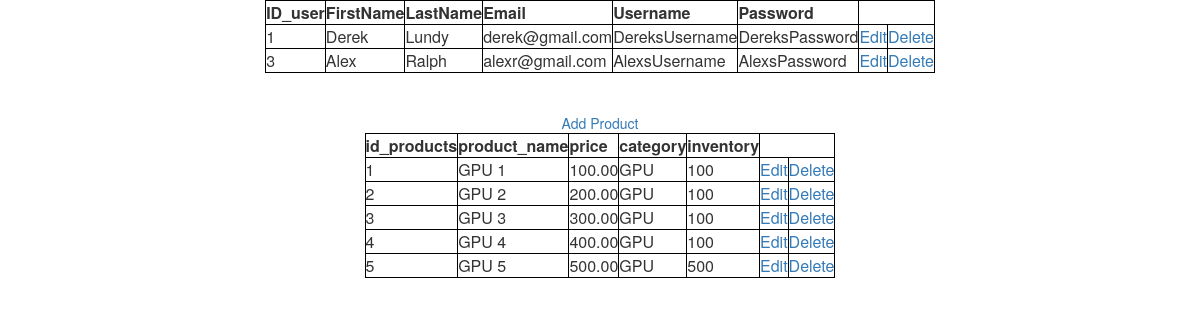
The app's page /Ecommerce_Test-4-16-20/pages/admin_home.php, older data.
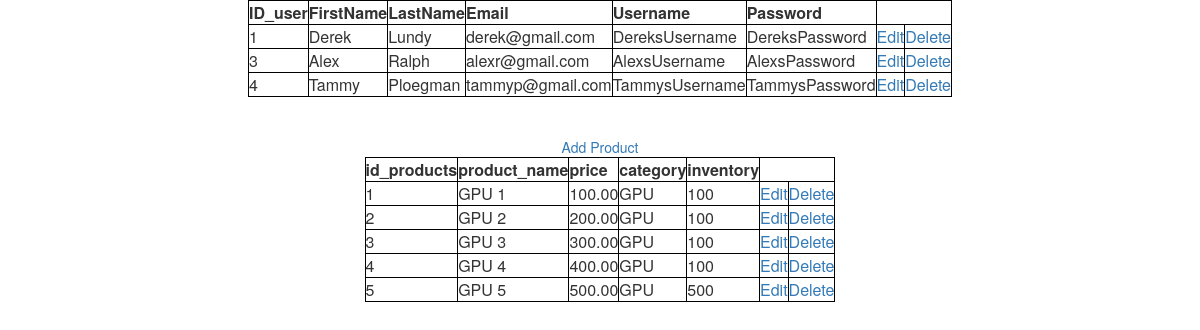
The same page, newer data.
### tables this page shows
CREATE TABLE `users` (
  `ID_user` int(11) NOT NULL,
  `FirstName` text NOT NULL,
  `LastName` text NOT NULL,
  `Email` text NOT NULL,
  `Username` text NOT NULL,
  `Password` text NOT NULL
);

CREATE TABLE `tbl_ecommerce` (
  `id_products` int(11) NOT NULL,
  `product_name` varchar(100) NOT NULL,
  `price` decimal(10,2) NOT NULL,
  `image_name` varchar(100) NOT NULL,
  `short_description` varchar(100) NOT NULL,
  `long_description` text NOT NULL,
  `category` varchar(100) NOT NULL,
  `inventory` int(11) NOT NULL
);

### Ecommerce_Test-4-16-20/classes/db_connect.php (called while the page is built, shortened)
<?php
class db_connect
{
    public static $instance = null;
    function connect()
    {
        $this->dbhost = 'localhost';
        $this->dbuser = 'root';
        $this->dbpass = 'root';
        $this->dbname = 'ecommerce';
        $this->port = '3306';
        $this->conn = "";
        if (self::$instance == null) {
            self::$instance = new mysqli($this->dbhost, $this->dbuser, $this->dbpass, $this->dbname, $this->port);
        }
        return self::$instance;
    }
}

### Ecommerce_Test-4-16-20/classes/fetch_users.php (called while the page is built)
<?php
class fetch_users extends db_connect
{
    function getAllUsers()
    {
        $sql = "SELECT * FROM users";
        $results = $this->connect()->query($sql);
        $numRows = $results->num_rows;
        if ($numRows > 0)
        {
            return $results;
        }
    }
}

### Ecommerce_Test-4-16-20/classes/users.php (called while the page is built, shortened)
<?php
class users extends fetch_users
{
    function Get_All_Users()
    {
        $all_data = $this->getAllUsers();
        foreach ($all_data as $row)
        {
            $data[] = $row;
        }
        return $data;
    }
}

### Ecommerce_Test-4-16-20/classes/fetch_products.php (called while the page is built, shortened)
<?php
class fetch_products extends db_connect
{
    function getAllProducts()
    {
        $sql = "SELECT * FROM tbl_ecommerce";
        $results = $this->connect()->query($sql);
        $numRows = $results->num_rows;
        if ($numRows > 0)
        {
            return $results;
        }
    }
}

### Ecommerce_Test-4-16-20/classes/products.php (called while the page is built, shortened)
<?php
class products extends fetch_products
{
    public function Get_All_Products()
    {
        $all_data = $this->getAllProducts();
        foreach ($all_data as $row)
        {
            $data[] = $row;
        }
        return $data;
    }
}

### Ecommerce_Test-4-16-20/pages/admin_home.php (the view, shortened to what this page needs)
<?php
include_once '../classes/db_connect.php';
include_once '../classes/fetch_products.php';
include_once '../classes/products.php';
include_once '../classes/fetch_users.php';
include_once '../classes/users.php';
?>
<html>
<head>
<link rel="stylesheet" href="https://stackpath.bootstrapcdn.com/bootstrap/3.4.1/css/bootstrap.min.css">
<link rel="stylesheet" href="../Styles/main.css">
</head>
<body>
<?php
$users = new users();
$results = $users->Get_All_Users();
?>
<div align="center">
<table>
<tr>
<th>ID_user</th>
<th>FirstName</th>
<th>LastName</th>
<th>Email</th>
<th>Username</th>
<th>Password</th>
</tr>
<?php
for ($x = 0; $x < count($results); $x++){
    echo "<tr>";
    echo "<td>" . $results[$x]['ID_user'] . "</td>";
    echo "<td>" . $results[$x]['FirstName'] . "</td>";
    echo "<td>" . $results[$x]['LastName'] . "</td>";
    echo "<td>" . $results[$x]['Email'] . "</td>";
    echo "<td>" . $results[$x]['Username'] . "</td>";
    echo "<td>" . $results[$x]['Password'] . "</td>";
    echo "<td><a href='../pages/editUser.php?id_user=" . $results[$x]['ID_user'] . "&firstname="  . $results[$x]['FirstName'] . "&lastname="  . $results[$x]['LastName'] . "&email="  . $results[$x]['Email'] . "&username="  . $results[$x]['Username'] . "&password=" . $results[$x]['Password'] . "'" . ">Edit</a></td>";
    $id = $results[$x]['ID_user'];
    echo "<td><a href='../handlers/deleteUserHandler.php?id_user=" . $id . "'" . ">Delete</a></td>";
    echo "</tr>";
} ?>
</table>
</div>
<br><br>
<?php
$products = new products();
$results = $products->Get_All_Products();
?>
<div align="center">
	<a href="../pages/addProduct.php">Add Product</a>
</div>
<div align="center">
<table>
<tr>
<th >id_products</th>
<th>product_name</th>
<th>price</th>
<th>category</th>
<th>inventory</th>
</tr>
<?php
for ($x = 0; $x < count($results); $x++){
    echo "<tr>";
    echo "<td>" . $results[$x]['id_products'] . "</td>";
    echo "<td>" . $results[$x]['product_name'] . "</td>";
    echo "<td>" . $results[$x]['price'] . "</td>";
    echo "<td>" . $results[$x]['category'] . "</td>";
    echo "<td>" . $results[$x]['inventory'] . "</td>";
    echo "<td><a href='../pages/editProduct.php?id_products=" . $results[$x]['id_products'] . "&product_name="  . $results[$x]['product_name'] . "&price=" . $results[$x]['price'] . "&image_name=" . $results[$x]['image_name'] . "&short_description=" . $results[$x]['short_description'] . "&long_description=" . $results[$x]['long_description'] . "&category="  . $results[$x]['category'] . "&inventory="  . $results[$x]['inventory'] . "'" . ">Edit</a></td>";
    $id = $results[$x]['id_products'];
    echo "<td><a href='../handlers/deleteProductHandler.php?id_product=" . $id . "'" . ">Delete</a></td>";
    echo "</tr>";
} ?>
</table>
</div>
</body>
</html>

### Ecommerce_Test-4-16-20/Styles/main.css (style rules this page uses)
body { background-color: #000000; }

### Ecommerce_Test-4-16-20/pages/admin_home.php (style rules this page uses)
table, th, td { border: 1px solid black; }
body { background-color: white; }

Row changes from the older to the newer data that the page shows:
added users: ID_user "4", FirstName "Tammy", LastName "Ploegman", Email "tammyp@gmail.com", Username "TammysUsername", Password "TammysPassword"
